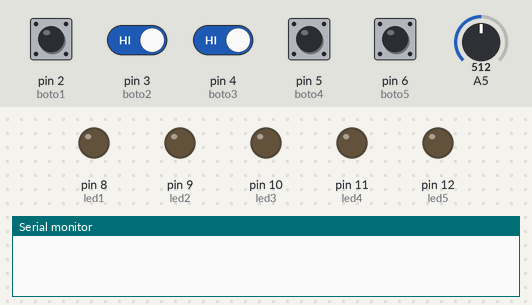
Recording of a sketch running on a simulated Arduino Uno, built with avr-gcc and run on an emulated ATmega328P. On the bench: output pins drawn as LEDs (lit = HIGH), the last lines printed to the serial monitor. Dashed ring = blinking. The inputs (shaded band) are chosen by the test bench; at power-on: pin 2 (boto1), pin 3 (boto2), pin 4 (boto3), pin 5 (boto4), pin 6 (boto5) HIGH, A5 = 512. Random numbers use the default seed unless the sketch sets one.

Above: at 2.0 s.
2.1 s: pin 6 (boto5) pulled LOW for 0.15 s
At 2.57 s:
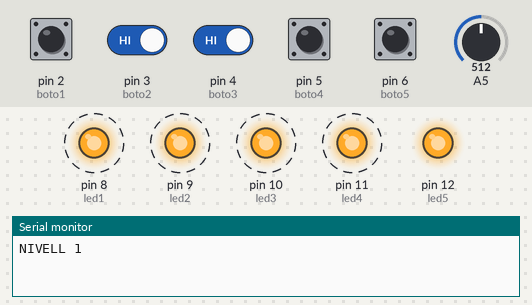
At 4.9 s:
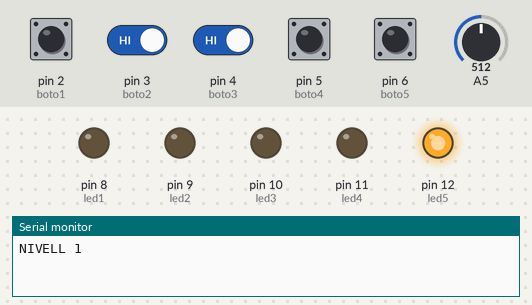
5.1 s: pin 3 (boto2) driven LOW and pin 4 (boto3) driven LOW
At 7.02 s:
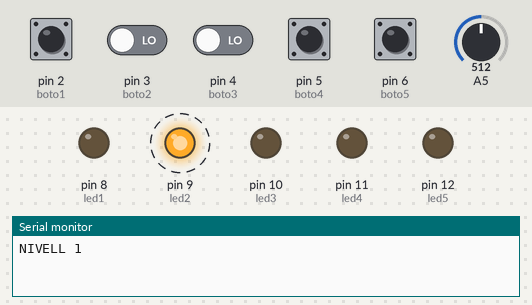
Timing chart, 0 to 14.1 s (numbered marks = the images above; inputs shaded):
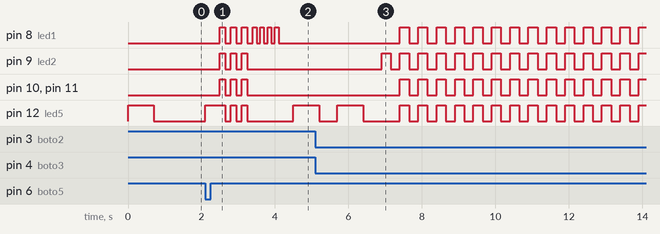

Measured:
- after the input at 2.1 s, pin 8 (led1): alternates HIGH for 0.10 s and LOW for 0.13 s, 14 changes in all, then stays LOW, starting after 0.40 s; pin 9 (led2): alternates HIGH for 0.15 s and LOW for 0.15 s, 6 changes in all, then stays LOW, starting after 0.40 s
- after the input at 5.1 s, pin 8 (led1), pin 10 (led3), pin 11 (led4): alternates HIGH for 0.25 s and LOW for 0.25 s, starting after 2.3 s; pin 9 (led2): alternates HIGH for 0.25 s and LOW for 0.25 s, starting after 1.8 s

The sketch:

simon.ino
```cpp
//here we initialize the variables for each pin to be able to access them easily
int boto1 = 2;
int boto2 = 3;
int boto3 = 4;
int boto4 = 5;
int boto5 = 6;

int led1 = 8;
int led2 = 9;
int led3 = 10;
int led4 = 11;
int led5 = 12;

//here we initialize an array with 100 empty cells, where the sequence will be contained, a variable called tamany to know the size of the array and a variable called actual which we'll use later.

int sequence[100];
int tamany = 0;
int actual;
bool released;

void setup() {
  //here we set every pin to its required mode
  pinMode(boto1, INPUT);
  pinMode(boto2, INPUT);
  pinMode(boto3, INPUT);
  pinMode(boto4, INPUT);
  pinMode(boto5, INPUT);
  pinMode(led1, OUTPUT);
  pinMode(led2, OUTPUT);
  pinMode(led3, OUTPUT);
  pinMode(led4, OUTPUT);
  pinMode(led5, OUTPUT);

  //here we initialize serial connections
  Serial.begin(9600);

  //randomSeed is used to make the random() function give a different sequence every time
  randomSeed(analogRead(5));

  //we fill the first index of the array with a random number to start the game
  sequence[0] = random(1, 6);
}

void loop() {
  //demonstration phase. the user is shown the full sequence. the following loop goes through every item until it reaches tamany, which is the length of the array.
  for (int i = 0; i <= tamany; i++) {
    switch (sequence[i]) {
      case 1:
        digitalWrite(led1, HIGH);
        break;
      case 2:
        digitalWrite(led2, HIGH);
        break;
      case 3:
        digitalWrite(led3, HIGH);
        break;
      case 4:
        digitalWrite(led4, HIGH);
        break;
      case 5:
        digitalWrite(led5, HIGH);
        break;
    }
    delay(700);
    digitalWrite(led1, LOW);
    digitalWrite(led2, LOW);
    digitalWrite(led3, LOW);
    digitalWrite(led4, LOW);
    digitalWrite(led5, LOW);
    delay(500);
  }
  //test phase. the user is tested for the sequence. the following loop is similarly repeated until it reaches tamany.
  for (int i = 0; i <= tamany; i++) {
    actual = 0;
    //this loop repeats until a button is pressed, its led is turned on, and its value is assigned to actual.
    while (actual == 0) {
      if (digitalRead(boto1) == LOW) {
        actual = 1;
        digitalWrite(led1, HIGH);
        break;
      }
      if (digitalRead(boto2) == LOW) {
        actual = 2;
        digitalWrite(led2, HIGH);
        break;
      }
      if (digitalRead(boto3) == LOW) {
        actual = 3;
        digitalWrite(led3, HIGH);
        break;
      }
      if (digitalRead(boto4) == LOW) {
        actual = 4;
        digitalWrite(led4, HIGH);
        break;
      }
      if (digitalRead(boto5) == LOW) {
        actual = 5;
        digitalWrite(led5, HIGH);
        break;
      }
    }

    //the following loop repeats until a button is released, to allow for longer and shorter presses. the switch..case    function is used to avoid non-pressed buttons from triggering it.
    released = false;
    while (!released) {
      switch (actual) {
        case 1:
          if (digitalRead(boto1) == HIGH) {
            released = true;
          }
        case 2:
          if (digitalRead(boto2) == HIGH) {
            released = true;
          }
        case 3:
          if (digitalRead(boto3) == HIGH) {
            released = true;
          }
        case 4:
          if (digitalRead(boto4) == HIGH) {
            released = true;
          }
        case 5:
          if (digitalRead(boto5) == HIGH) {
            released = true;
          }
      }
    }

    //debounce and turn off leds.
    delay(250);
    digitalWrite(led1, LOW);
    digitalWrite(led2, LOW);
    digitalWrite(led3, LOW);
    digitalWrite(led4, LOW);
    digitalWrite(led5, LOW);

//check if button pressed is equal to current index in sequence array
    if (actual == sequence[i] && i == tamany) {
      randomSeed(analogRead(5));

      //add new number at the end of array
      sequence[i + 1] = random(1, 6);
      tamany = tamany + 1;
      Serial.print("NIVELL ");
      Serial.println(tamany);

      //blink all leds.
      for (int i = 0; i < 3; i++) {
        digitalWrite(led1, HIGH);
        digitalWrite(led2, HIGH);
        digitalWrite(led3, HIGH);
        digitalWrite(led4, HIGH);
        digitalWrite(led5, HIGH);
        delay(150);
        digitalWrite(led1, LOW);
        digitalWrite(led2, LOW);
        digitalWrite(led3, LOW);
        digitalWrite(led4, LOW);
        digitalWrite(led5, LOW);
        delay(150);
      }

      //binary counter
      for (int i = 0; i < 4; i++) {
        if ((tamany % 2) > 0) {
          digitalWrite(led1, HIGH);
        } else {
          digitalWrite(led1, LOW);
        }

        if ((tamany % 4) > 1) {
          digitalWrite(led2, HIGH);
        } else {
          digitalWrite(led2, LOW);
        }

        if ((tamany % 8) > 3) {
          digitalWrite(led3, HIGH);
        } else {
          digitalWrite(led3, LOW);
        }

        if ((tamany % 16) > 7) {
          digitalWrite(led4, HIGH);
        } else {
          digitalWrite(led4, LOW);
        }

        if ((tamany % 32) > 15) {
          digitalWrite(led5, HIGH);
        } else {
          digitalWrite(led5, LOW);
        }
        delay(100);
        digitalWrite(led1, LOW);
        digitalWrite(led2, LOW);
        digitalWrite(led3, LOW);
        digitalWrite(led4, LOW);
        digitalWrite(led5, LOW);
        delay(100);
      }
      delay(300);
      break;
    }

    //if wrong, blink until infinity
    else if (actual != sequence[i]) {
      while (1) {
        digitalWrite(led1, LOW);
        digitalWrite(led2, LOW);
        digitalWrite(led3, LOW);
        digitalWrite(led4, LOW);
        digitalWrite(led5, LOW);
        delay(250);
        digitalWrite(led1, HIGH);
        digitalWrite(led2, HIGH);
        digitalWrite(led3, HIGH);
        digitalWrite(led4, HIGH);
        digitalWrite(led5, HIGH);
        delay(250);
      }
    }
  }
}
```
